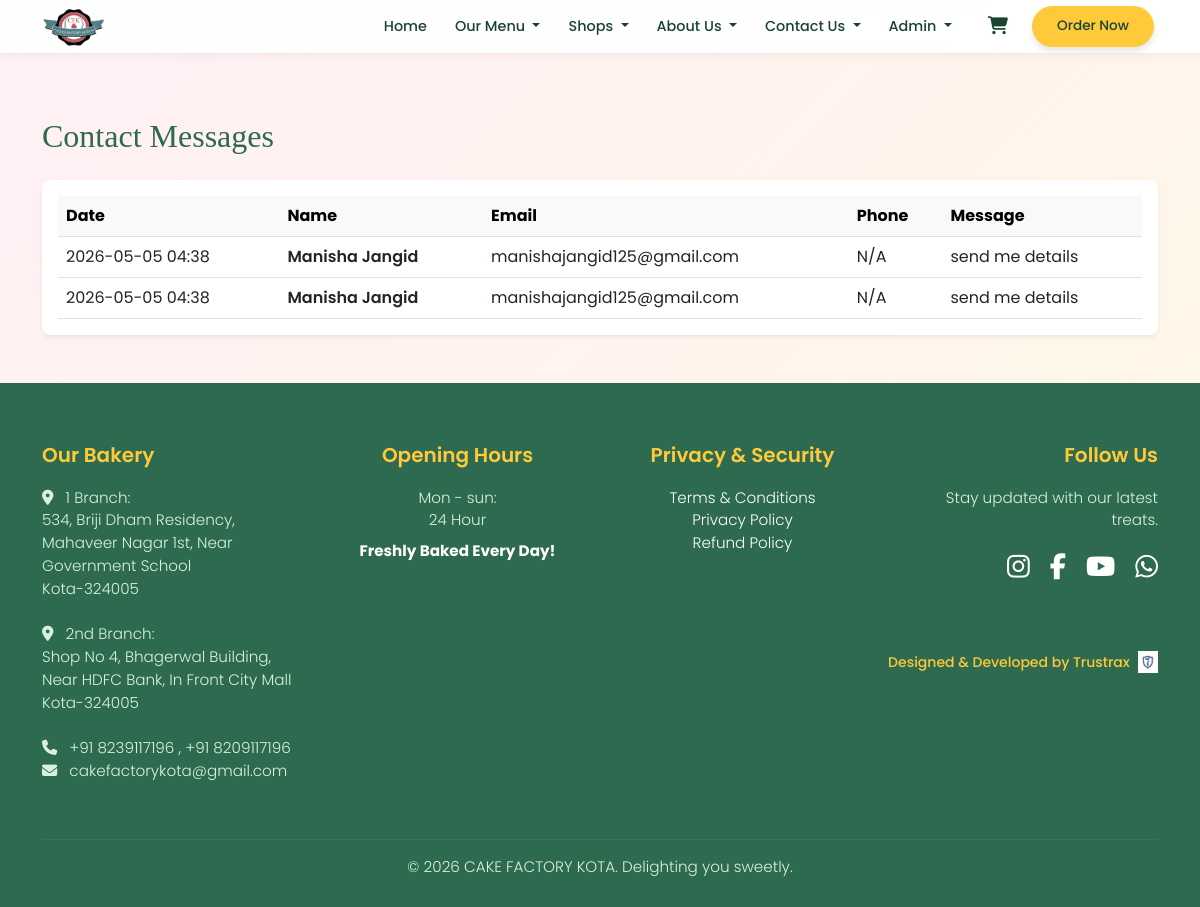
Screenshot of /admin/contacts (signed in) with the database file from the repository.
### src/models.py (models this page shows, shortened)
class User(db.Model):
    __tablename__ = "users"
    id = db.Column(db.Integer, primary_key=True)
    name = db.Column(db.String(200), nullable=False)
    email = db.Column(db.String(200), unique=True, nullable=False)
    password_hash = db.Column(db.String(200), nullable=False)
    role = db.Column(db.String(50), nullable=False, default="user")
    created_at = db.Column(db.DateTime, nullable=False, default=datetime.utcnow)

class ContactMessage(db.Model):
    __tablename__ = "contact_messages"
    id = db.Column(db.Integer, primary_key=True)
    name = db.Column(db.String(200), nullable=False)
    email = db.Column(db.String(200), nullable=False)
    phone = db.Column(db.String(50), nullable=True)
    message = db.Column(db.Text, nullable=False)
    created_at = db.Column(db.DateTime, nullable=False, default=datetime.utcnow)

### src/home.py (the view)
@app.route("/admin/contacts")
@admin_required
def admin_contacts_page():
    from src.database import get_all_contacts
    contacts = get_all_contacts()
    return render_template("admin_contacts.html", contacts=contacts)

### src/__init__.py (called while the page is built, shortened)
@app.context_processor
def inject_navbar_catalog():
    from src.models import Product
    products = Product.query.order_by(Product.id).all()
    by_cat = {}
    for p in products:
        key = (p.category or "other").lower()
        by_cat.setdefault(key, []).append(p)
    return {"cakes_by_cat": by_cat, "nav_products": products}

@app.context_processor
def inject_cart_state():
    cart = session.get("cart") or {}
    count = sum(int(q) for q in cart.values() if str(q).isdigit())
    preview = []
    subtotal = 0.0
    return {
        "cart_item_count": count,
        "cart_preview_lines": preview[:5],
        "cart_preview_subtotal": subtotal,
    }

### src/database.py (called while the page is built)
def get_all_contacts():
    return db.session.query(ContactMessage).order_by(ContactMessage.created_at.desc()).all()

def get_user_by_id(user_id):
    from src.models import User
    return db.session.get(User, user_id)

### src/home.py (called while the page is built)
@app.context_processor
def inject_user():
    user = None
    if "user_id" in session:
        user = get_user_by_id(session["user_id"])
    return dict(current_user=user)

def admin_required(f):
    @wraps(f)
    def decorated_function(*args, **kwargs):
        if "user_id" not in session:
            flash("Please log in as admin.", "error")
            return redirect(url_for("login_page"))
        user = get_user_by_id(session["user_id"])
        if not user or user.role != "admin":
            flash("You do not have permission to access that page.", "error")
            return redirect(url_for("homepage"))
        return f(*args, **kwargs)
    return decorated_function

### src/templates/admin_contacts.html (shortened to what this page needs)
{% extends "base.html" %}
{% block content %}
<div class="row">
    <div class="col-12">
        <h2 class="mb-4" style="color: var(--primary-green);">Contact Messages</h2>
        {% if contacts %}
        <div class="table-responsive bg-white rounded-3 shadow-sm p-3">
            <table class="table table-hover align-middle mb-0">
                <thead class="table-light">
                    <tr>
                        <th>Date</th>
                        <th>Name</th>
                        <th>Email</th>
                        <th>Phone</th>
                        <th>Message</th>
                    </tr>
                </thead>
                <tbody>
                    {% for msg in contacts %}
                    <tr>
                        <td>{{ msg.created_at.strftime('%Y-%m-%d %H:%M') if msg.created_at else '' }}</td>
                        <td class="fw-semibold">{{ msg.name }}</td>
                        <td>{{ msg.email }}</td>
                        <td>{{ msg.phone or 'N/A' }}</td>
                        <td>{{ msg.message }}</td>
                    </tr>
                    {% endfor %}
                </tbody>
            </table>
        </div>
        {% else %}
        <div class="alert alert-info border-0 rounded-3 text-center py-4 shadow-sm">
            No contact messages found.
        </div>
        {% endif %}
    </div>
</div>
{% endblock %}

### src/templates/navbar.html (shortened to what this page needs)
<nav class="navbar navbar-expand-lg navbar-light sticky-top navbar-compact">
    <div class="container">
        <a class="navbar-brand py-0 me-2" href="{{ url_for('homepage') }}">
            <img src="{{ url_for('static', filename='images/logo.png') }}" class="navbar-logo" alt="Cake Factory Kota">
        </a>
        <div class="collapse navbar-collapse" id="navbarNav">
            <ul class="navbar-nav ms-auto align-items-lg-center gap-lg-1">
               <li class="nav-item">
    <a class="nav-link py-2 py-lg-1" href="{{ url_for('homepage') }}">
        Home
    </a>
</li>
                <li class="nav-item dropdown dropdown-hover-lg">
                    <a class="nav-link dropdown-toggle py-2 py-lg-1" href="#"
                        role="button" data-bs-toggle="dropdown" data-bs-auto-close="outside" aria-expanded="false">
                        Our Menu
                    </a>
                </li>
                <li class="nav-item dropdown dropdown-hover-lg">
                    <a class="nav-link dropdown-toggle py-2 py-lg-1" href="{{ url_for('shops_page') }}"
                        role="button" data-bs-toggle="dropdown" data-bs-auto-close="outside" aria-expanded="false">
                        Shops
                    </a>
                </li>
                <li class="nav-item dropdown dropdown-hover-lg">
                    <a class="nav-link dropdown-toggle py-2 py-lg-1" href="{{ url_for('about_page') }}"
                        role="button" data-bs-toggle="dropdown" data-bs-auto-close="outside" aria-expanded="false">
                        About Us
                    </a>
                </li>
                <li class="nav-item dropdown dropdown-hover-lg">
                    <a class="nav-link dropdown-toggle py-2 py-lg-1" href="{{ url_for('contact_page') }}"
                        role="button" data-bs-toggle="dropdown" data-bs-auto-close="outside" aria-expanded="false">
                        Contact Us
                    </a>
                </li>
                <li class="nav-item dropdown dropdown-hover-lg">
                    <a class="nav-link dropdown-toggle py-2 py-lg-1" href="#"
                        role="button" data-bs-toggle="dropdown" data-bs-auto-close="outside" aria-expanded="false">
                        {% if current_user %}
                            {{ current_user.name }}
                        {% else %}
                            Account
                        {% endif %}
                    </a>
                </li>
                <li class="nav-item dropdown dropdown-hover-lg ms-lg-2">
                    <button type="button" class="nav-link btn btn-link text-dark border-0 dropdown-toggle-no-caret py-2 py-lg-1 px-2 position-relative"
                        data-bs-toggle="dropdown" data-bs-auto-close="outside" aria-expanded="false" aria-label="Shopping cart">
                    </button>
                </li>
                <li class="nav-item mt-2 mt-lg-0 ms-lg-1">
                    <a class="nav-link btn-order btn-order-sm py-2 py-lg-1 px-3" href="{{ url_for('order_page') }}">Order Now</a>
                </li>
            </ul>
        </div>
    </div>
</nav>

### src/templates/base.html (style rules this page uses)
:root { --primary-green: #2d6a4f; --light-green: #d8f3dc; --primary-yellow: #ffca3a; --text-dark: #1b4332; --bg-pink-yellow: linear-gradient(135deg, #FFF0F5 0%, #FFF9E5 100%); }
body { font-family: 'Poppins', sans-serif; background: var(--bg-pink-yellow) fixed; color: var(--text-dark); display: flex; flex-direction: column; min-height: 100vh; }
h1, h2, h3, .navbar-brand { font-family: 'Playfair Display', serif; color: var(--primary-green); }
.navbar-compact.navbar { background-color: rgba(255, 255, 255, 0.92) !important; backdrop-filter: blur(10px); box-shadow: 0 2px 10px rgba(0,0,0,0.06); padding: 0.35rem 0; }
.navbar-compact .navbar-brand { font-size: 1.1rem; font-weight: 700; }
.navbar-logo { max-height: 42px; width: auto; display: block; }
.navbar-compact .nav-link { color: var(--text-dark) !important; font-weight: 500; font-size: 0.9rem; margin: 0 4px; transition: color 0.2s ease; }
.dropdown-toggle-no-caret::after { display: none !important; }
.btn-order-sm { padding: 0.4rem 1rem !important; font-size: 0.85rem !important; border-radius: 999px !important; }
.btn-order { background-color: var(--primary-yellow); color: var(--text-dark) !important; border-radius: 30px; padding: 10px 25px !important; font-weight: 600; box-shadow: 0 4px 6px rgba(0,0,0,0.1); }

### rows the page displays
User: name "Admin"
ContactMessage: created_at "2026-05-05 04:38", name "Manisha Jangid", email "manishajangid125@gmail.com", phone "N/A", message "send me details"
ContactMessage: created_at "2026-05-05 04:38", name "Manisha Jangid", email "manishajangid125@gmail.com", phone "N/A", message "send me details"
